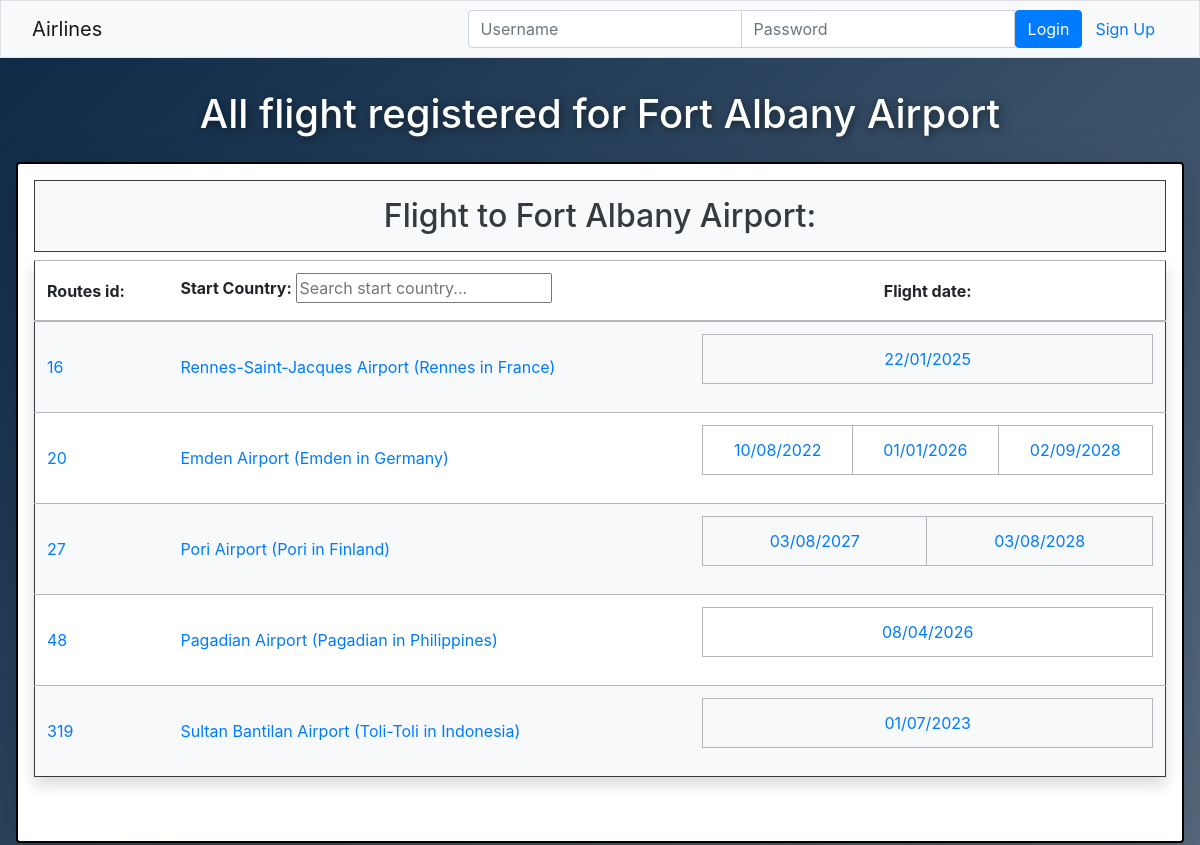
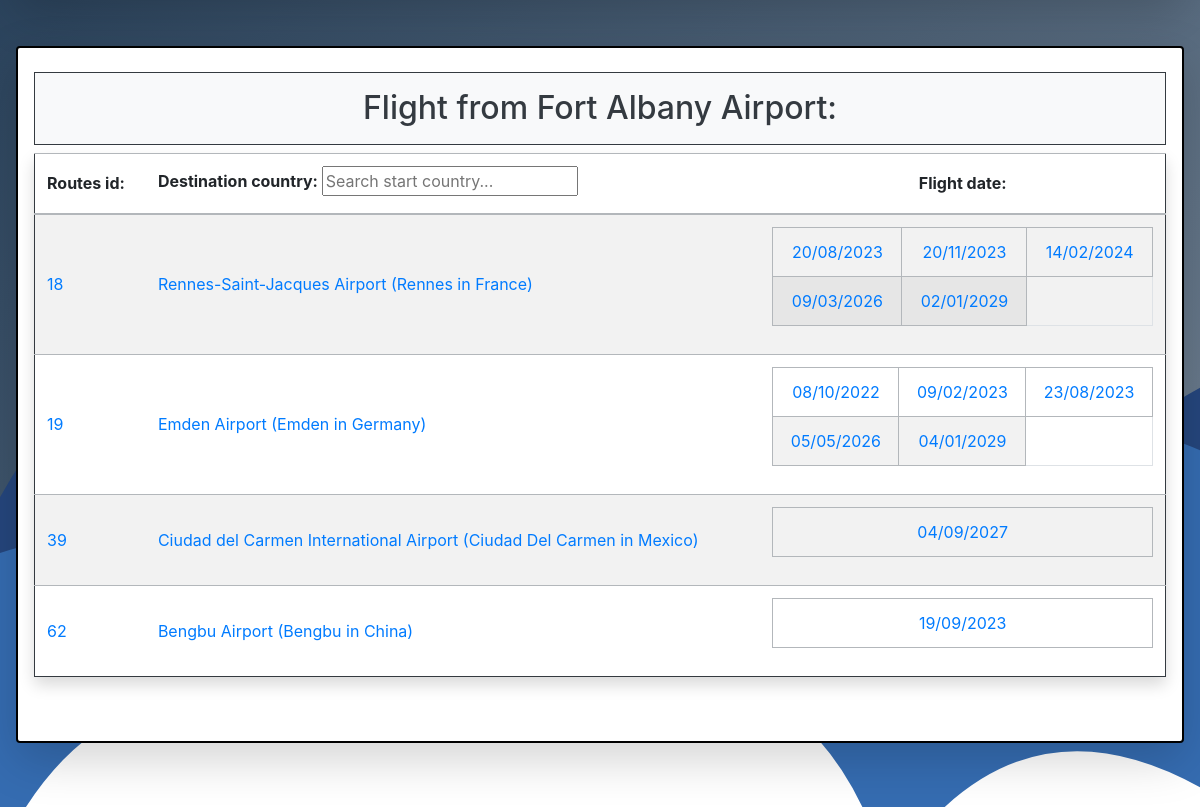
Before: /airline/airport/5490 with the older database file (2 pictures, top to bottom).
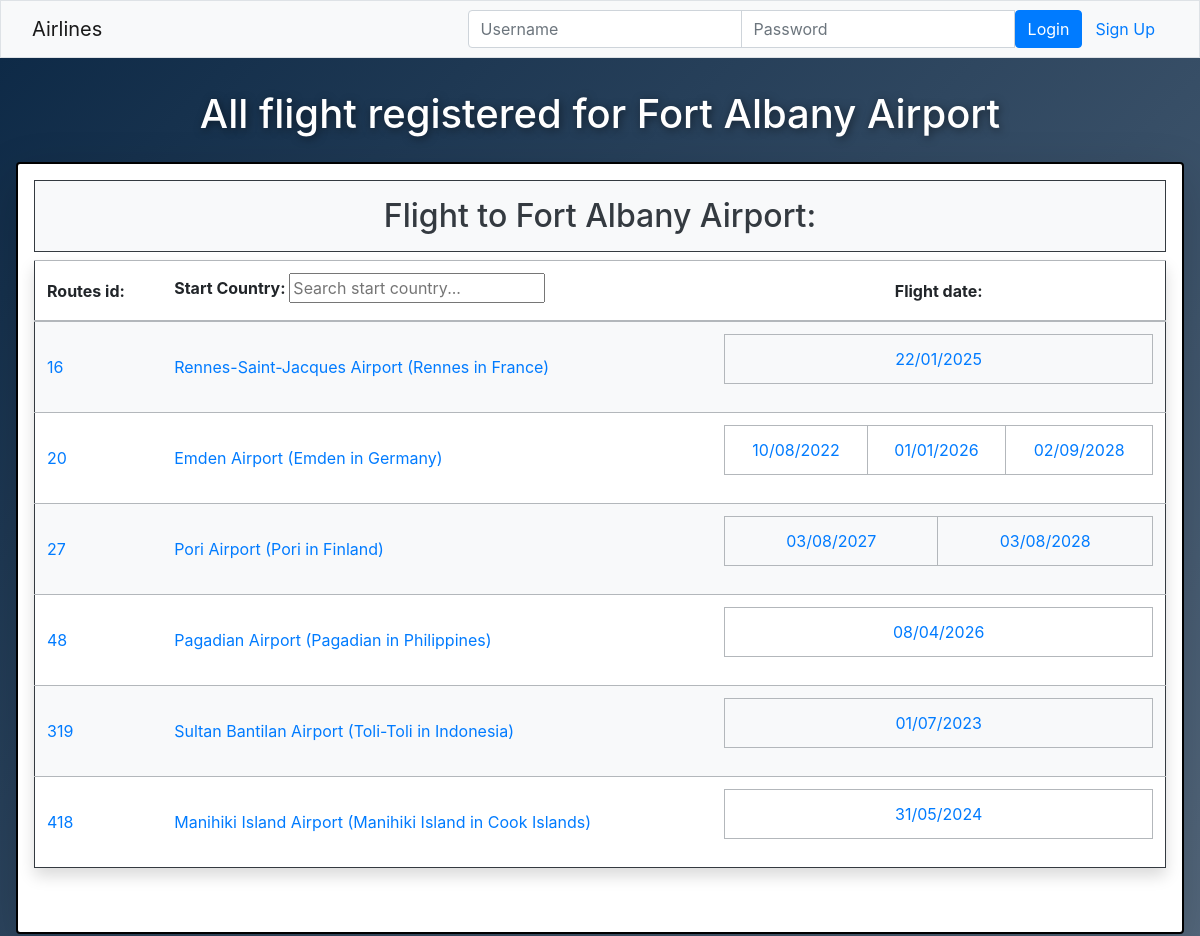
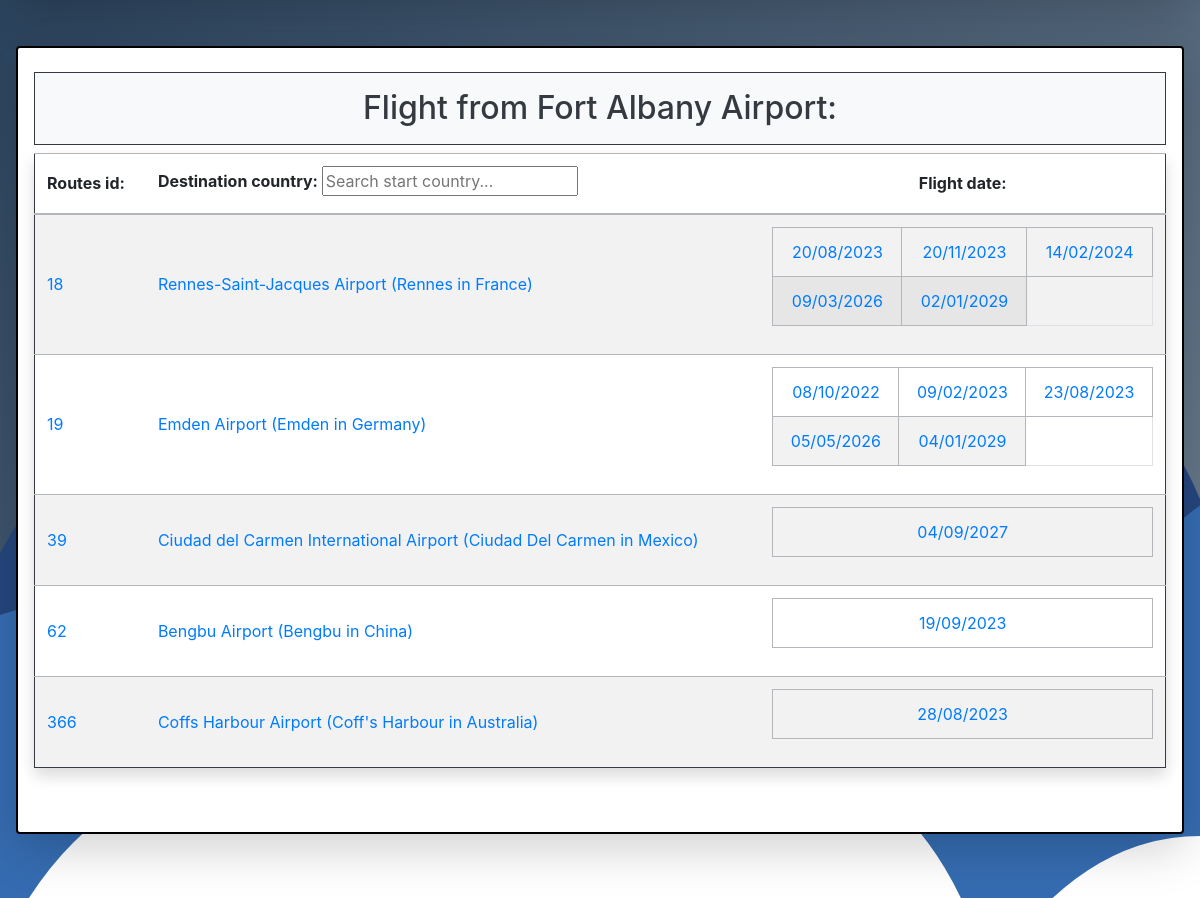
After: the same page with the newer database file (2 pictures, top to bottom).
### airline/models.py (models this page shows, shortened)
class Route(models.Model):
    start = models.ForeignKey(
        Airport, on_delete=models.CASCADE, related_name="departure_routes"
    )
    destination = models.ForeignKey(
        Airport, on_delete=models.CASCADE, related_name="arrival_routes"
    )
    flights = models.ManyToManyField(Flight, related_name="routes")
    def __str__(self):
        return f"{self.id}"

class Flight(models.Model):
    start = models.ForeignKey(
        Airport, on_delete=models.CASCADE, related_name="departure_flights"
    )
    destination = models.ForeignKey(
        Airport, on_delete=models.CASCADE, related_name="arrival_flights"
    )
    date = models.DateTimeField()
    passengers = models.ManyToManyField(
        "Passager", related_name="flight_passager", blank=True
    )

class Airport(models.Model):
    airport_id = models.IntegerField(primary_key=True)
    name = models.CharField(max_length=100)
    city = models.CharField(max_length=100)
    country = models.CharField(max_length=100)
    latitude = models.FloatField()
    longitude = models.FloatField()
    departures = models.ManyToManyField(
        "Flight", related_name="departure_airports", blank=True
    )
    arrivals = models.ManyToManyField(
        "Flight", related_name="arrival_airports", blank=True
    )
    def __str__(self):
        return f"{self.name}"

### airline/views.py (the view)
# urls.py: path("airport/<int:airport_id>", views.airport, name="airport"),
def airport(request, airport_id):
    airport = get_object_or_404(Airport, pk=airport_id)
    map = map_creator.create_map(airport)
    context = {
        "airport": airport,
        "map": map._repr_html_(),
        "countries": Airport.objects.values_list("country", flat=True).distinct(),
    }
    return render(request, template_name="airline/airport.html", context=context)

### airline/map_creator.py (called while the page is built, shortened)
def create_map(airport_start, airport_dest=None):
    map = folium.Map(
        location=[airport_start.latitude, airport_start.longitude],
        zoom_start=10,
        height=250,
    )
    folium.Marker(
        location=[airport_start.latitude, airport_start.longitude],
        popup=airport_start.name,
        icon=folium.Icon(color="green"),
    ).add_to(map)
    return map

### airline/templates/airline/airport.html (shortened to what the changed rows need)
{% extends "airline/index.html" %}
{% block content %}
<div class="p-3 bg-info text-white text-center airport-main background ">
    <h1 class="text-shadow airport-title banner-text">
        All flight registered for {{airport}}
    </h1>
    <div class="shadow-lg p-3 mb-5 bg-white rounded airport-border">
        <table id="route_table1" class="table table-striped table-secondary border border-dark shadow p-3 mb-5 bg-white rounded airport-container-title" >
            <thead>
                <h2 class="p-3 mt-0 bg-light text-dark text-center border border-dark">Flight to {{airport}}:</h2>
                <tr class="text-left">
                    <th>Routes id: </th>
                    <th><label for="start2">Start Country: </label>
                        {% if countries|length > 5 %}
                            <input type="text" id="start2" placeholder="Search start country...">
                        {% endif %}
                    </th>
                    <th class="text-center">Flight date: </th>
                </tr>
            </thead>
            <tbody id="route-table-body">
                {% if airport.arrival_routes.all %}
                    {% for route in airport.arrival_routes.all|dictsort:"id" %}
                        <tr class="text-left" data-start2="{{route.start.country}}" data-destination2="{{route.destination.country}}" data-date="#">
                            <td><a href="/airline/routes/{{route}}">{{ route }}</a></td>
                            <td>
                                {% with start=route.flights.first %}
                                    <a href="{{start.start.airport_id}}">{{ start.start}} ({{start.start.city}} in {{start.start.country}})</a>
                                {% endwith %}
                            </td>
                            <td>
                                <table id="flight_date" class="table table-bordered align-middle">
                                    <tr>
                                        {% for flight in route.flights.all|dictsort:"date" %}
                                            {% if forloop.counter <= 5 %}
                                                {% if forloop.counter0|divisibleby:3 %}
                                                    </tr><tr>
                                                {% endif %}
                                                <td class="align-middle text-center"><a href=/airline/flight/{{flight.id}}>{{ flight.date|date:"d/m/Y" }}</a></td>
                                            {% elif forloop.counter == 6 %}
                                                <td colspan="3" class="align-middle text-center"><a href=/airline/routes/{{route.id}}>and {{ route.flights.all|length|add:-5 }} more...</a></td>
                                            {% endif %}
                                        {% endfor %}
                                    </tr>
                                </table>
                            </td>
                        </tr>
                    {% endfor %}
                {% else %}
                    <tr><td>No flight to this airport</td></tr>
                {% endif %}
            </tbody>
        </table>
    </div>
    <div class="shadow-lg p-3 mb-5 bg-white rounded airport-border">
        <table id ="route-table2" class="table table-striped table-secondary border border-dark shadow p-3 mb-5 bg-white rounded">
            <thead>
                <h2 class="p-3 mt-2 bg-light text-dark border border-dark ">Flight from {{airport}}:</h2>
                <tr class="text-left">
                    <th>Routes id: </th>
                    <th><label for="destination1">Destination country: </label>
                        {% if countries|length > 5 %}
                            <input type="text" id="destination1" placeholder="Search start country...">
                        {% endif %}
                    </th>
                    <th class="text-center">Flight date: </th>
                </tr>
            </thead>
            <tbody id="route-table-body1">
                {% if airport.departure_routes.all %}
                    {% for route in airport.departure_routes.all|dictsort:"id" %}
                    <tr class="text-left" data-start1="{{route.start.country}}" data-destination1="{{route.destination.country}}" data-date1="#">
                        <td><a href="/airline/routes/{{route}}">{{ route }}</a></td>
                        <td>
                            {% with destination=route.flights.first %}
                            <a href="{{destination.destination.airport_id}}">{{ destination.destination}} ({{destination.destination.city}} in {{destination.destination.country}})</a>
                            {% endwith %}
                        </td>
                        <td>
                            <table id="flight_date1" class="table table-bordered align-middle">
                                <tr>
                                    {% for flight in route.flights.all|dictsort:"date" %}
                                        {% if forloop.counter <= 5 %}
                                            {% if forloop.counter0|divisibleby:3 %}</tr><tr>{% endif %}
                                            <td class="align-middle text-center"><a href=/airline/flight/{{flight.id}}>{{ flight.date|date:"d/m/Y" }}</a></td>
                                        {% elif forloop.counter == 6 %}
                                            <td colspan="3" class="align-middle text-center"><a href=/airline/routes/{{route.id}}>and {{ route.flights.all|length|add:-5 }} more...</a></td>
                                        {% endif %}
                                    {% endfor %}
                                </tr>
                            </table>
                        </td>
                    </tr>
                    {% endfor %}
                {% else %}
                    <tr><td>No flight from this airport</td></tr>
                {% endif %}
            </tbody>
        </table>
    </div>
</div>
{% endblock %}

Changed rows visible on the page:
added Route: id "418", flights.first.start "Manihiki Island Airport", flights.first.start.city "Manihiki Island", flights.first.start.country "Cook Islands", shown under "Flight to Fort Albany Airport:"
added Flight: date "31/05/2024", shown under "418"
added Route: id "366", flights.first.destination "Coffs Harbour Airport", flights.first.destination.city "Coff's Harbour", flights.first.destination.country "Australia", shown under "Flight from Fort Albany Airport:"
added Flight: date "28/08/2023", shown under "366"
